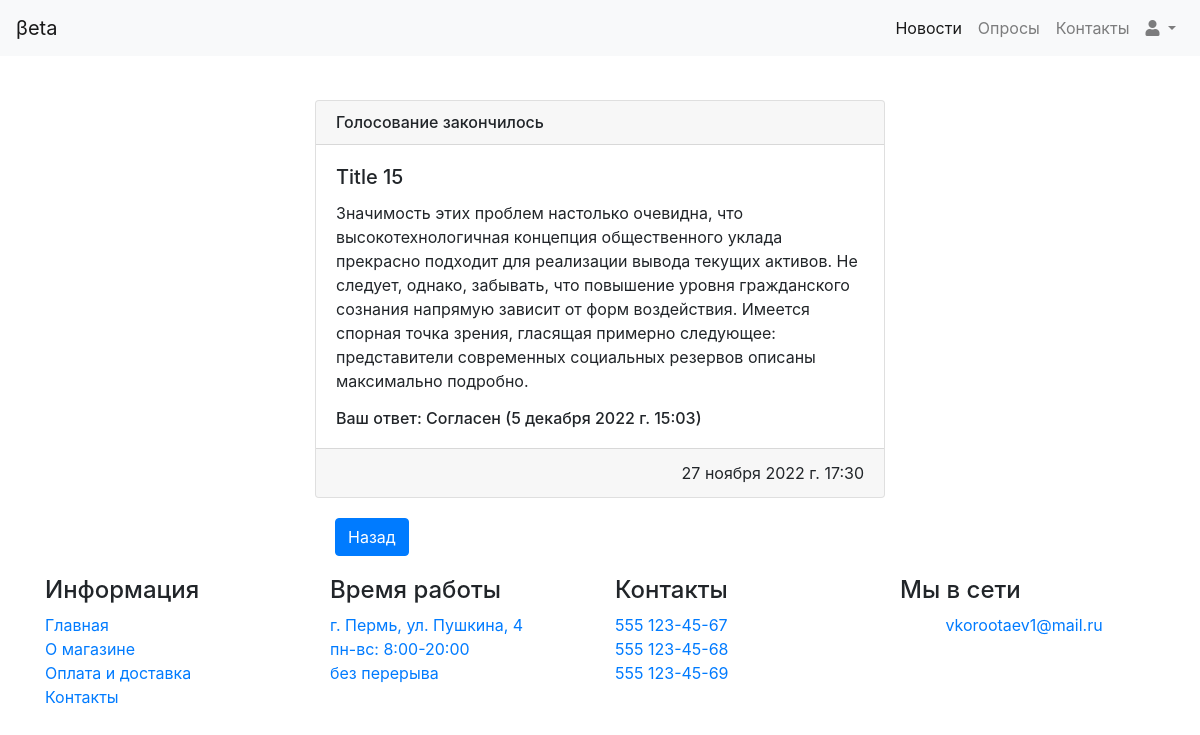
Page /quiz/18/ (signed in) on the committed database.
### quiz/models.py (models this page shows, shortened)
class Answer(models.Model):
    quiz = models.ForeignKey(Quiz, on_delete=models.CASCADE, verbose_name='Опрос')
    user = models.ForeignKey(User, on_delete=models.CASCADE, verbose_name='Пользователь')
    answer = models.CharField(choices=answer_choice, max_length=10, verbose_name='Ответ')
    created_at = models.DateTimeField(auto_now=True, verbose_name='Дата создания')
    comment = models.TextField(blank=True, verbose_name='Комментарий')
    def get_display_answer(self):
        return self.get_answer_display()
    class Meta:
        unique_together = ['quiz', 'user']
        verbose_name = "Ответ"
        verbose_name_plural = "Ответы"
        ordering = ['id', 'created_at']

class Quiz(models.Model):
    title = models.CharField(max_length=150, verbose_name='Заголовок')
    text = models.TextField(blank=True, verbose_name='Текст опроса')
    created_at = models.DateTimeField(auto_now_add=True, verbose_name='Дата создания')
    updated_at = models.DateTimeField(auto_now=True, verbose_name='Дата обновления')
    house = models.ManyToManyField(House, 'Дом')
    finished_at = models.DateTimeField(verbose_name='Дата окончания')
    class Meta:
        verbose_name = "Опрос"
        verbose_name_plural = "Опросы"
        ordering = ['created_at', '-finished_at']

### quiz/views.py (the view)
# urls.py: path('quiz/<int:quiz_id>/', view_quiz, name='view_quiz'),
def view_quiz(request, quiz_id):
    quiz = get_object_or_404(Quiz, pk=quiz_id, house=request.user.house)
    try:
        now = datetime.datetime.now(tz=timezone.utc)
        count_active_quiz = Quiz.objects.filter(house=request.user.house.id, finished_at__gt=now)
        count_active_answers = Answer.objects.filter(quiz__in=count_active_quiz)
        count_active_not_answer = len(count_active_quiz) - len(count_active_answers)
        count = count_active_not_answer
    except:
        count = 0
    try:
        quiz_answer = Answer.objects.get(quiz=quiz_id)
    except:
        quiz_answer = "Вы еще не проголосовали"
    if request.method == 'POST':
        form = AnswerForm(request.POST)
        if form.is_valid():
            answer = form.cleaned_data.get('answer')
            Answer.objects.create(quiz=quiz, user=User.objects.get(pk=request.user.id), answer=answer)
            return redirect('view_quiz', quiz_id)
    else:
        form = AnswerForm()
    return render(request, 'quiz/quiz_answer.html', {"form": form, "quiz": quiz, "quiz_answer": quiz_answer, "count":count})

### quiz/templates/quiz/quiz_answer.html (shortened to what this page needs)
{% extends 'base.html' %}
{% block content %}
    <div class="col-12 col-md-10 col-lg-8 col-xl-6 content">
        <div class="card">
            {% now "Y-m-d-H-i-s" as now_datetime %}
            <div class="card-header">
                {% if now_datetime  > quiz.finished_at|date:"Y-m-d-H-i-s" %}
                    <div>
                        <h6>Голосование закончилось</h6>
                    </div>
                {% else %}
                    <div>
                        <h6>Голосование активно (закончится {{ quiz.finished_at }})</h6>
                    </div>
                {% endif %}
            </div>
            <div class="card-body">
                {% if quiz_answer != "Вы еще не проголосовали" %}
                    <h5 class="card-title">{{ quiz_answer.quiz.title }}</h5>
                    <p class="card-text">{{ quiz.text }}</p>
                    <h6 class="card-text">Ваш ответ: {{ quiz_answer.get_display_answer }}
                        ({{ quiz_answer.created_at }})</h6>
                {% endif %}
            </div>
            <div class="card-footer">{{ quiz.created_at }}</div>
        </div>
        <div class="card-body">
            <a href="{% url 'quizes' %}" class="btn btn-primary">Назад</a>
        </div>
    </div>
{% endblock %}

### quiz/templates/quiz/quiz_answer.html (style rules this page uses)
.content { margin: 0 auto; }
.content { margin-top: 100px; }
.card-header h6 { margin: 0; }
.card-footer { text-align: right; }

### rows in the picture
Answer: quiz "Title 15", get_display_answer "Согласен", created_at "5 декабря 2022 г. 15:03"
Quiz: text "Значимость этих проблем настолько очевидна, что высокотехнологичная концепция общественного уклада прекрасно подходит для реализации вывода текущих активов. Не следует, однако, забывать, что повышение уровня гражданского сознания напрямую зависит от форм воздействия. Имеется спорная точка зрения, гласящая примерно следующее: представители современных социальных резервов описаны максимально подробно.", created_at "27 ноября 2022 г. 17:30"
